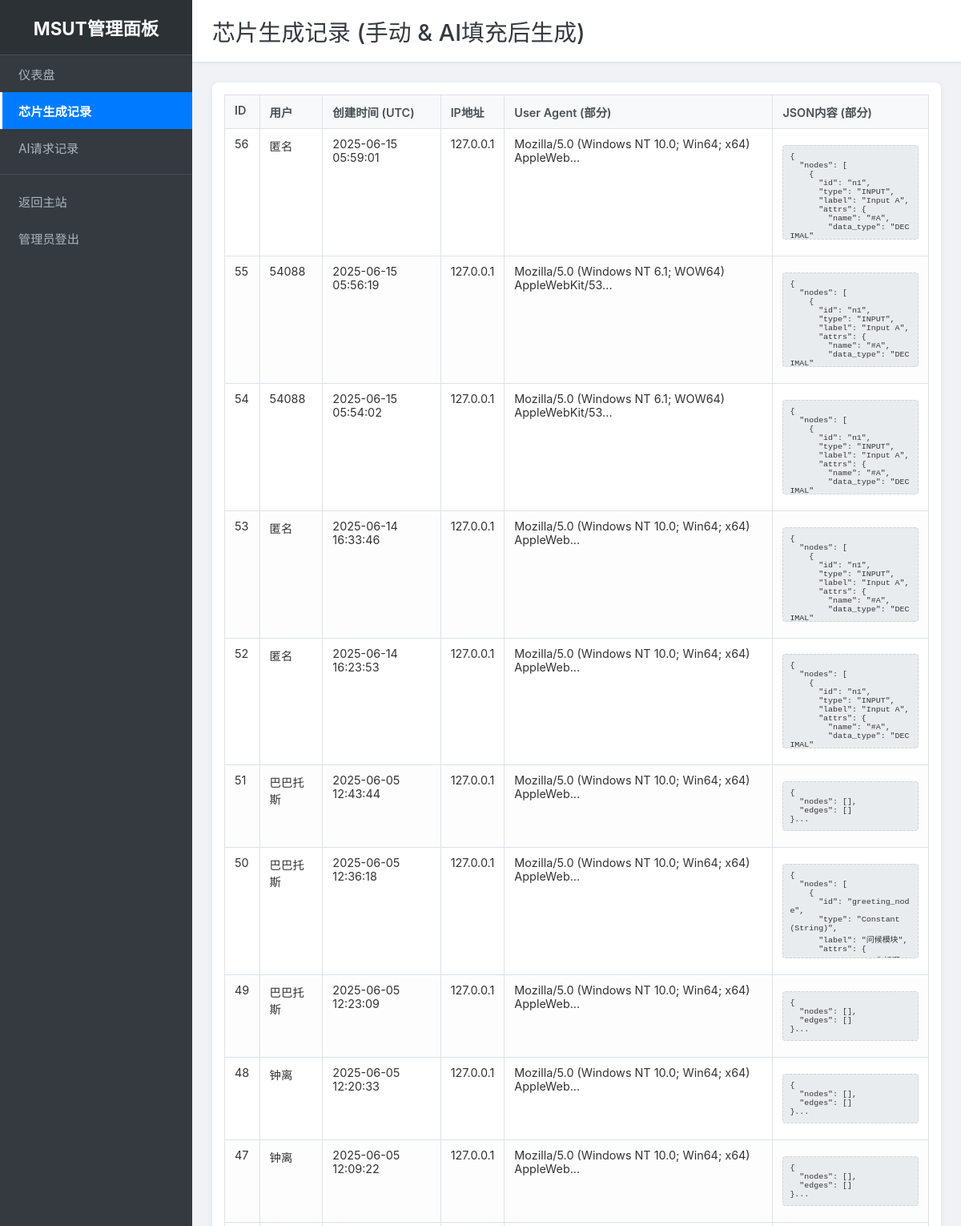
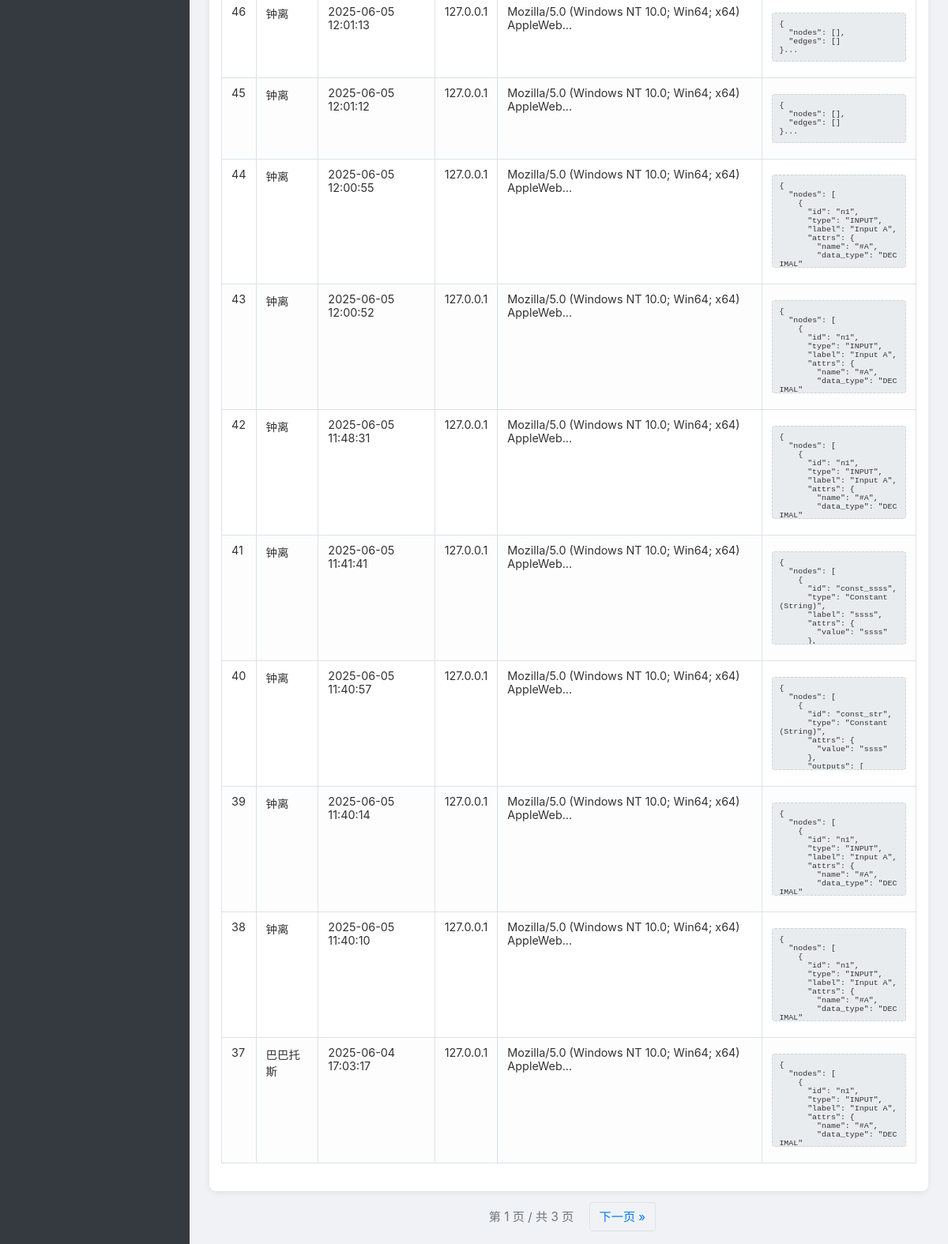
The page /admin/chip_creations (signed in) on the database its author committed (2 pictures, top to bottom).
### models.py (models this page shows, shortened)
class ChipCreation(db.Model):
    id = db.Column(db.Integer, primary_key=True)
    username = db.Column(db.String(80), nullable=True) # 可以是匿名用户，所以nullable=True
    chip_json_str = db.Column(db.Text, nullable=False) # 存储JSON字符串
    created_at = db.Column(db.DateTime, default=datetime.utcnow)
    ip_address = db.Column(db.String(45), nullable=True) # 记录请求IP (注意隐私)
    user_agent = db.Column(db.String(255), nullable=True)

### app.py (the view)
@admin_bp.route('/chip_creations')
@admin_required
def chip_creations_list():
    page = request.args.get('page', 1, type=int)
    per_page = 20
    creations = ChipCreation.query.order_by(ChipCreation.created_at.desc()).paginate(page=page, per_page=per_page, error_out=False)
    return render_template('chip_creations.html', creations=creations)

### app.py (called while the page is built)
@app.before_request
def create_tables_first_time():
    if request.endpoint == 'home':
        increment_and_get_visit_count()
    if not hasattr(app, 'tables_created_flag_msut'): # 使用独特的属性名避免冲突
        with app.app_context():
            db.create_all()
        app.tables_created_flag_msut = True
        print("数据库表已检查/创建。")

def is_admin_logged_in():
    return flask_session.get('admin_logged_in')

def admin_required(f):
    from functools import wraps
    @wraps(f)
    def decorated_function(*args, **kwargs):
        if not is_admin_logged_in():
            flash("请先登录管理员账户。", "warning")
            return redirect(url_for('admin.admin_login_route', next=request.url))
        return f(*args, **kwargs)
    return decorated_function

### templates/admin/chip_creations.html (shortened to what this page needs)
{% extends "admin/admin_base.html" %}
{% block page_title %}芯片生成记录 (手动 & AI填充后生成){% endblock %}
{% block content %}
<div class="table-responsive">
    <table class="admin-table">
        <thead>
            <tr>
                <th>ID</th>
                <th>用户</th>
                <th>创建时间 (UTC)</th>
                <th>IP地址</th>
                <th>User Agent (部分)</th>
                <th>JSON内容 (部分)</th>
            </tr>
        </thead>
        <tbody>
            {% for creation in creations.items %}
            <tr>
                <td>{{ creation.id }}</td>
                <td>{{ creation.username or '匿名' }}</td>
                <td>{{ creation.created_at.strftime('%Y-%m-%d %H:%M:%S') }}</td>
                <td>{{ creation.ip_address }}</td>
                <td>{{ creation.user_agent[:50] if creation.user_agent else '' }}...</td>
                <td>
                    <pre class="json-preview">{{ creation.chip_json_str[:200] if creation.chip_json_str else '' }}...</pre>
                </td>
            </tr>
            {% else %}
            <tr>
                <td colspan="6">目前没有芯片生成记录。</td>
            </tr>
            {% endfor %}
        </tbody>
    </table>
</div>
<div class="pagination">
    <span>第 {{ creations.page }} 页 / 共 {{ creations.pages }} 页</span>
    {% if creations.has_next %}
        <a href="{{ url_for('admin.chip_creations_list', page=creations.next_num) }}">下一页 »</a>
    {% endif %}
</div>
{% endblock %}

### templates/admin/admin_style.css (style rules this page uses)
body:not(.admin-login-page) { margin: 0; font-family: -apple-system, BlinkMacSystemFont, "Segoe UI", Roboto, "Helvetica Neue", Arial, sans-serif; background-color: #f8f9fa; color: #333; display: flex; }
.table-responsive { overflow-x: auto; background-color: #fff; padding: 15px; border-radius: 8px; box-shadow: 0 2px 8px rgba(0,0,0,0.07); }
.admin-table { width: 100%; border-collapse: collapse; margin-bottom: 20px; font-size: 0.9em; }
.admin-table th, .admin-table td { border: 1px solid #dee2e6; padding: 10px 12px; text-align: left; vertical-align: top; }
.admin-table th { background-color: #f8f9fa; font-weight: 600; color: #495057; }
.admin-table tbody tr:nth-child(even) { background-color: #fdfdfe; }
pre.json-preview, pre.description-preview, pre.error-preview, pre.raw-response-preview { white-space: pre-wrap; word-break: break-all; max-height: 100px; overflow-y: auto; background-color: #e9ecef; padding: 8px; border-radius: 4px; font-size: 0.85em; border: 1px dashed #ced4da; }
.pagination { margin-top: 20px; text-align: center; font-size: 0.95em; }
.pagination a { color: #007bff; text-decoration: none; padding: 8px 12px; margin: 0 3px; border: 1px solid #dee2e6; border-radius: 4px; transition: background-color 0.2s ease, color 0.2s ease; }
.pagination span { padding: 8px 12px; color: #6c757d; }

### rows shown on the page
ChipCreation: id "56", username "匿名", created_at "2025-06-15 05:59:01", ip_address "127.0.0.1", user_agent "Mozilla/5.0 (Windows NT 10.0; Win64; x64) AppleWeb", chip_json_str "{ \"nodes\": [ { \"id\": \"n1\", \"type\": \"INPUT\", \"label\": \"Input A\", \"attrs\": { \"name\": \"#A\", \"data_type\": \"DECIMAL\"…"
ChipCreation: id "55", username "54088", created_at "2025-06-15 05:56:19", ip_address "127.0.0.1", user_agent "Mozilla/5.0 (Windows NT 6.1; WOW64) AppleWebKit/53", chip_json_str "{ \"nodes\": [ { \"id\": \"n1\", \"type\": \"INPUT\", \"label\": \"Input A\", \"attrs\": { \"name\": \"#A\", \"data_type\": \"DECIMAL\"…"
ChipCreation: id "54", username "54088", created_at "2025-06-15 05:54:02", ip_address "127.0.0.1", user_agent "Mozilla/5.0 (Windows NT 6.1; WOW64) AppleWebKit/53", chip_json_str "{ \"nodes\": [ { \"id\": \"n1\", \"type\": \"INPUT\", \"label\": \"Input A\", \"attrs\": { \"name\": \"#A\", \"data_type\": \"DECIMAL\"…"
ChipCreation: id "53", username "匿名", created_at "2025-06-14 16:33:46", ip_address "127.0.0.1", user_agent "Mozilla/5.0 (Windows NT 10.0; Win64; x64) AppleWeb", chip_json_str "{ \"nodes\": [ { \"id\": \"n1\", \"type\": \"INPUT\", \"label\": \"Input A\", \"attrs\": { \"name\": \"#A\", \"data_type\": \"DECIMAL\"…"
ChipCreation: id "52", username "匿名", created_at "2025-06-14 16:23:53", ip_address "127.0.0.1", user_agent "Mozilla/5.0 (Windows NT 10.0; Win64; x64) AppleWeb", chip_json_str "{ \"nodes\": [ { \"id\": \"n1\", \"type\": \"INPUT\", \"label\": \"Input A\", \"attrs\": { \"name\": \"#A\", \"data_type\": \"DECIMAL\"…"
ChipCreation: id "51", username "巴巴托斯", created_at "2025-06-05 12:43:44", ip_address "127.0.0.1", user_agent "Mozilla/5.0 (Windows NT 10.0; Win64; x64) AppleWeb", chip_json_str "{ \"nodes\": [], \"edges\": [] }"
ChipCreation: id "50", username "巴巴托斯", created_at "2025-06-05 12:36:18", ip_address "127.0.0.1", user_agent "Mozilla/5.0 (Windows NT 10.0; Win64; x64) AppleWeb", chip_json_str "{ \"nodes\": [ { \"id\": \"greeting_node\", \"type\": \"Constant (String)\", \"label\": \"问候模块\", \"attrs\": {…"
ChipCreation: id "49", username "巴巴托斯", created_at "2025-06-05 12:23:09", ip_address "127.0.0.1", user_agent "Mozilla/5.0 (Windows NT 10.0; Win64; x64) AppleWeb", chip_json_str "{ \"nodes\": [], \"edges\": [] }"
ChipCreation: id "48", username "钟离", created_at "2025-06-05 12:20:33", ip_address "127.0.0.1", user_agent "Mozilla/5.0 (Windows NT 10.0; Win64; x64) AppleWeb", chip_json_str "{ \"nodes\": [], \"edges\": [] }"
ChipCreation: id "47", username "钟离", created_at "2025-06-05 12:09:22", ip_address "127.0.0.1", user_agent "Mozilla/5.0 (Windows NT 10.0; Win64; x64) AppleWeb", chip_json_str "{ \"nodes\": [], \"edges\": [] }"
ChipCreation: id "46", username "钟离", created_at "2025-06-05 12:01:13", ip_address "127.0.0.1", user_agent "Mozilla/5.0 (Windows NT 10.0; Win64; x64) AppleWeb", chip_json_str "{ \"nodes\": [], \"edges\": [] }"
ChipCreation: id "45", username "钟离", created_at "2025-06-05 12:01:12", ip_address "127.0.0.1", user_agent "Mozilla/5.0 (Windows NT 10.0; Win64; x64) AppleWeb", chip_json_str "{ \"nodes\": [], \"edges\": [] }"
ChipCreation: id "44", username "钟离", created_at "2025-06-05 12:00:55", ip_address "127.0.0.1", user_agent "Mozilla/5.0 (Windows NT 10.0; Win64; x64) AppleWeb", chip_json_str "{ \"nodes\": [ { \"id\": \"n1\", \"type\": \"INPUT\", \"label\": \"Input A\", \"attrs\": { \"name\": \"#A\", \"data_type\": \"DECIMAL\"…"
ChipCreation: id "43", username "钟离", created_at "2025-06-05 12:00:52", ip_address "127.0.0.1", user_agent "Mozilla/5.0 (Windows NT 10.0; Win64; x64) AppleWeb", chip_json_str "{ \"nodes\": [ { \"id\": \"n1\", \"type\": \"INPUT\", \"label\": \"Input A\", \"attrs\": { \"name\": \"#A\", \"data_type\": \"DECIMAL\"…"
ChipCreation: id "42", username "钟离", created_at "2025-06-05 11:48:31", ip_address "127.0.0.1", user_agent "Mozilla/5.0 (Windows NT 10.0; Win64; x64) AppleWeb", chip_json_str "{ \"nodes\": [ { \"id\": \"n1\", \"type\": \"INPUT\", \"label\": \"Input A\", \"attrs\": { \"name\": \"#A\", \"data_type\": \"DECIMAL\"…"
ChipCreation: id "41", username "钟离", created_at "2025-06-05 11:41:41", ip_address "127.0.0.1", user_agent "Mozilla/5.0 (Windows NT 10.0; Win64; x64) AppleWeb", chip_json_str "{ \"nodes\": [ { \"id\": \"const_ssss\", \"type\": \"Constant (String)\", \"label\": \"ssss\", \"attrs\": { \"value\": \"ssss\" },…"
ChipCreation: id "40", username "钟离", created_at "2025-06-05 11:40:57", ip_address "127.0.0.1", user_agent "Mozilla/5.0 (Windows NT 10.0; Win64; x64) AppleWeb", chip_json_str "{ \"nodes\": [ { \"id\": \"const_str\", \"type\": \"Constant (String)\", \"attrs\": { \"value\": \"ssss\" }, \"outputs\": […"
ChipCreation: id "39", username "钟离", created_at "2025-06-05 11:40:14", ip_address "127.0.0.1", user_agent "Mozilla/5.0 (Windows NT 10.0; Win64; x64) AppleWeb", chip_json_str "{ \"nodes\": [ { \"id\": \"n1\", \"type\": \"INPUT\", \"label\": \"Input A\", \"attrs\": { \"name\": \"#A\", \"data_type\": \"DECIMAL\"…"
ChipCreation: id "38", username "钟离", created_at "2025-06-05 11:40:10", ip_address "127.0.0.1", user_agent "Mozilla/5.0 (Windows NT 10.0; Win64; x64) AppleWeb", chip_json_str "{ \"nodes\": [ { \"id\": \"n1\", \"type\": \"INPUT\", \"label\": \"Input A\", \"attrs\": { \"name\": \"#A\", \"data_type\": \"DECIMAL\"…"
ChipCreation: id "37", username "巴巴托斯", created_at "2025-06-04 17:03:17", ip_address "127.0.0.1", user_agent "Mozilla/5.0 (Windows NT 10.0; Win64; x64) AppleWeb", chip_json_str "{ \"nodes\": [ { \"id\": \"n1\", \"type\": \"INPUT\", \"label\": \"Input A\", \"attrs\": { \"name\": \"#A\", \"data_type\": \"DECIMAL\"…"

### other values the page prints
{{ creations.page }} "1"
{{ creations.pages }} "3"
